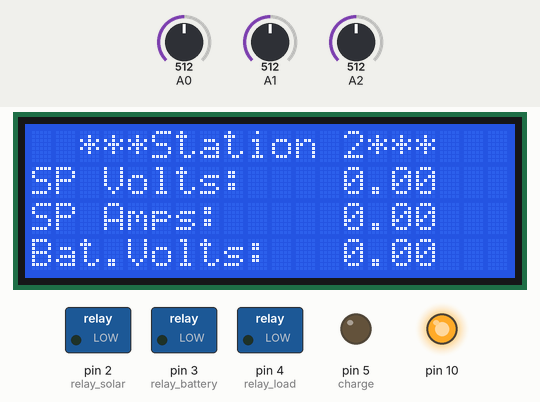
Bench run of a sketch on a simulated Arduino Uno, built with avr-gcc and run on an emulated ATmega328P. On the bench: 20×4 character LCD, switched loads named in the sketch (green lamp = pin HIGH), output pins drawn as LEDs (lit = HIGH). The test bench sets the inputs (shaded band); at power-on: A1 = 512, A0 = 512, A2 = 512. Random numbers use the default seed unless the sketch sets one; no radio packets arrive unless stated.

Above: at 1.6 s.
1.7 s: A1 set to 372
At 4.5 s:
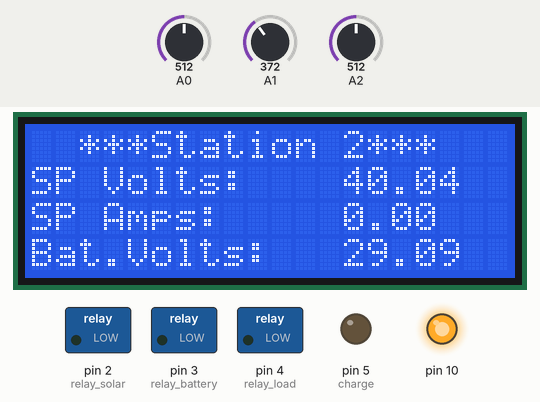
4.7 s: A1 set to 345
At 6.8 s:
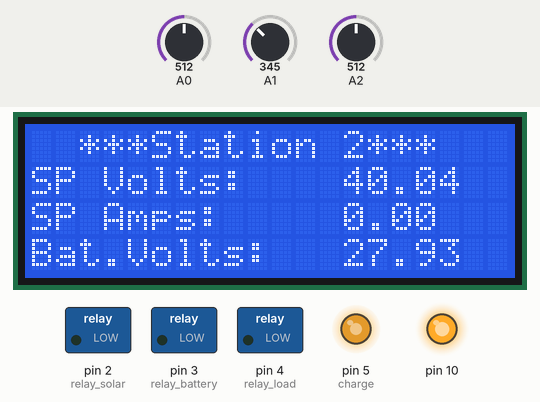
7.7 s: A0 set to 716
At 9.8 s:
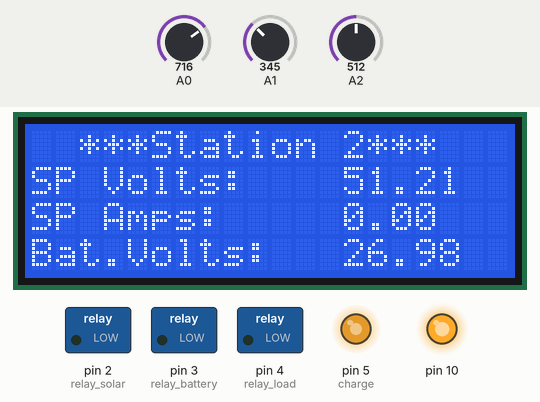
10.5 s: A0 set to 306
At 12.4 s:
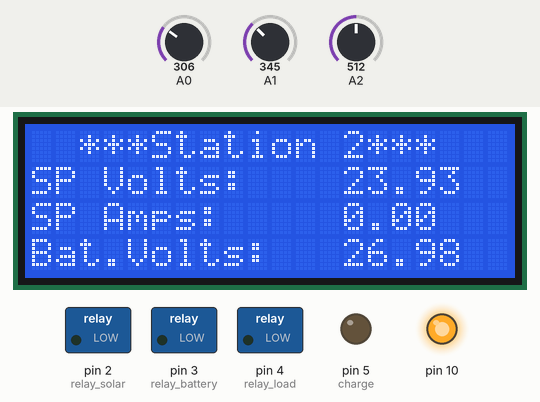
13.1 s: A2 set to 306
At 15.8 s:
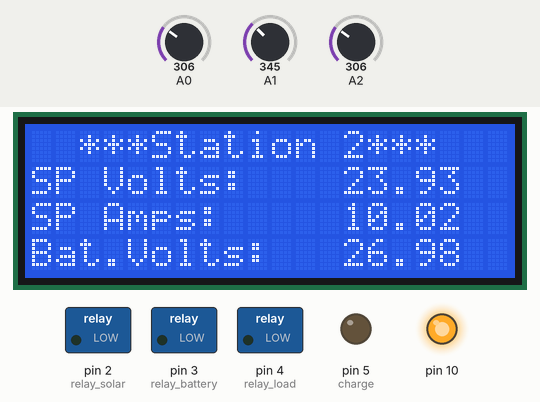
16.1 s: A2 set to 122
At 19.5 s:
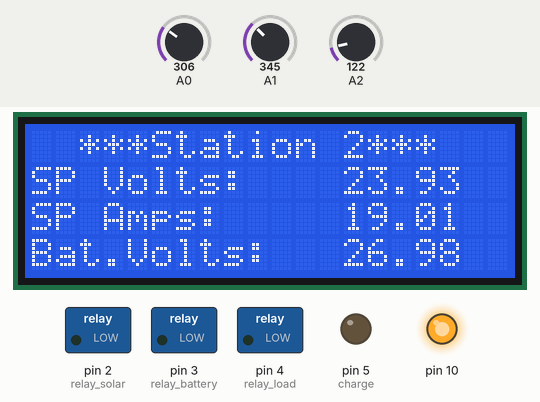
Timing chart, 0 to 20.1 s (numbered marks = the images above; inputs shaded):
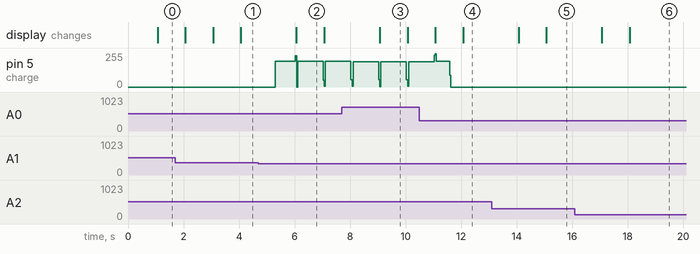

Measured:
- the behaviour switches between 359 and 358 on A1 (found by bisection; images 1 and 2)
- after the input at 4.7 s, pin 5 (charge): 0/255 → 192/255 after 0.61 s; the display: changes after 1.4 s (image 2)
- after the input at 7.7 s, the display: changes after 1.4 s (image 3)
- after the input at 10.5 s, the display: first changes after 0.57 s (image 4 shows a later state)
- after the input at 13.1 s, the display: first changes after 0.97 s (image 5 shows a later state)
- after the input at 16.1 s, the display: first changes after 0.97 s (image 6 shows a later state)
- what the display in image 2 shows lasts 1.0 s, from 6.1 s to 7.1 s

The sketch:

nRF24L01_-_Station2.ino.ino
```cpp
#include <Wire.h>
#include <LCD.h>
#include <LiquidCrystal_I2C.h>
#include <SPI.h>
#include <RF24.h>
#include <RF24Network.h>
#define I2C_ADDR 0x27 // Define I2C Address for controller
#define En_pin 2
#define Rw_pin 1
#define Rs_pin 0
#define D4_pin 4
#define D5_pin 5
#define D6_pin 6
#define D7_pin 7
#define BACKLIGHT 3

double reading_spvol = 0;
double reading_batvol = 0;
double reading_spcur = 0;
double initial_spvol = 0;
double initial_batvol = 0;
double initial_spcur = 0;
int samples = 0;
int charge = 5;
double SPVol;
double BatVol;
double SPCur;
int relay_solar = 2;
int relay_battery = 3;
int relay_load = 4;
unsigned long lastMillis = 0;
unsigned long lastMillis1 = 0;
unsigned long lastMillis2 = 0;
const long interval = 1000;
const long interval1 = 1000;
const long interval2 = 50;

unsigned long lastMicros_ON = 0;
const long intervalMicros_ON = 500;

unsigned long lastMicros_OFF = 0;
const long intervalMicros_OFF = 150;

boolean toggle = false;

const uint16_t station_2= 0121;
const uint16_t controller = 02;
//const uint16_t station_2= 01;
//const uint16_t controller = 00;


LiquidCrystal_I2C lcd(I2C_ADDR,En_pin,Rw_pin,Rs_pin,D4_pin,D5_pin,D6_pin,D7_pin);

RF24 radio (7, 8);                           // CE to 7 and CSN to 8
RF24Network network(radio);


struct payload_2 {
  double spv2;
  double btv2;
  double spc2;
  double timer;
};
payload_2 data2;


struct payload_4 {
  int Rs2;
  int Rb2;
  int Rl2;
};
payload_4 control2;


void setup()
{
//  Serial.begin(9600);
  SPI.begin();
  radio.begin();
  network.begin(/*channel*/ 90, /*node address*/ station_2);
  pinMode(relay_solar, OUTPUT);
  pinMode(relay_battery, OUTPUT);
  pinMode(relay_load, OUTPUT);
  pinMode(charge, OUTPUT);
  lcd.begin (20,4);
  lcd.setBacklightPin(BACKLIGHT,POSITIVE);
  lcd.setBacklight(HIGH);
  digitalWrite(charge,HIGH);
}


void Timer(){
  data2.timer = random(0, 99);
}


void Charge_ON(){
  if (toggle){
    digitalWrite(charge, HIGH);
    if (micros() - lastMicros_ON >= intervalMicros_ON){
      lastMicros_ON = micros();
      toggle = false;
    }
  }
  if (!toggle){
    digitalWrite(charge, LOW);
    if (micros() - lastMicros_OFF >= intervalMicros_OFF){
      lastMicros_OFF = micros();
      toggle = true;
    }
  }
}


void Charge_OFF(){
  digitalWrite(charge, LOW);
}


void RelayControl(){
  if (control2.Rs2 == 1){
    digitalWrite( relay_solar, HIGH );
  }
  if (control2.Rs2 == 2){
    digitalWrite( relay_solar, LOW );
  }
  if (control2.Rb2 == 1){
    digitalWrite( relay_battery, HIGH );
  }
  if (control2.Rb2 == 2){
    digitalWrite( relay_battery, LOW );
  }
  if (control2.Rl2 == 1){
    digitalWrite( relay_load, HIGH );
  }
  if (control2.Rl2 == 2){
    digitalWrite( relay_load, LOW );
  }
}


void RFreceive()
{
  while (network.available()){
    RF24NetworkHeader header;
    network.peek(header);
    if(header.type == 'T'){
      network.read(header,&control2,sizeof(control2));
    }
  }
}


void RFsend()
{
  readInput();

  if (millis() - lastMillis >= interval) {
    lastMillis = millis();
    Timer();
    RF24NetworkHeader header(controller, 'T');
    boolean sent = network.write(header,&data2,sizeof(data2));
//    if (sent){
//      Serial.println("ok");
//    }
//    else{
//      Serial.println("failed");
//    }
  }
}


void LcdReading()
{
  if (millis() - lastMillis1 >= interval1) {
    lastMillis1 = millis();
    lcd.clear();
    lcd.home();
    lcd.setCursor(2,0);
    lcd.print("***Station 2***");
    lcd.setCursor(0,1);
    lcd.print("SP Volts: ");
    lcd.setCursor(13,1);
    lcd.print(data2.spv2);
    lcd.setCursor(0,2);
    lcd.print("SP Amps: ");
    lcd.setCursor(13,2);
    lcd.print(data2.spc2);
    lcd.setCursor(0,3);
    lcd.print("Bat.Volts: ");
    lcd.setCursor(13,3);
    lcd.print(data2.btv2);
  }
}


void ChargeCont()
{
  if (SPVol > BatVol){
    if (BatVol <= 28.0){
      Charge_ON();
    }
    if (BatVol > 28.0){
      Charge_OFF();
    }
  }
  if (BatVol >= SPVol){
      Charge_OFF();
  }
}


void readInput() {
  //change this to time interval alterations
  //optimize the sensor reading by averaging voltage and soldering capacitor on filter pins
  if (millis() - lastMillis2 >= interval2){
    lastMillis2 = millis();

    reading_spvol = ((analogRead(A0)/1023.0)*80.00);
    reading_batvol = ((analogRead(A1)/1023.0)*80.00);
    reading_spcur = (((511 - analogRead(A2))/1023.0)*50.0);

    initial_spvol += reading_spvol;
    initial_batvol += reading_batvol;
    initial_spcur += reading_spcur;
    samples++;

    if (samples >=20){
      data2.spv2 = (initial_spvol/20);
      data2.btv2 = (initial_batvol/20);
      if ((initial_spcur/20) < 0){
        data2.spc2 = 0;
      }
      if ((initial_spcur/20) >= 0){
        data2.spc2 = (initial_spcur/20);
      }


      SPVol = data2.spv2;
      BatVol = data2.btv2;
      SPCur = data2.spc2;

      samples = 0;
      initial_spvol = 0;
      initial_batvol = 0;
      initial_spcur = 0;
    }
  }
}


//void readInput1() {
//  data2.spv2 = random(10, 39);
//  data2.btv2 = random(20, 28);
//  data2.spc2 = random(1, 10);
//
//  SPVol = data2.spv2;
//  BatVol = data2.btv2;
//  SPCur = data2.spc2;
//}


void loop()
{
  network.update();
  RFreceive();
  RFsend();
  LcdReading();
  RelayControl();
  ChargeCont();
}
```
